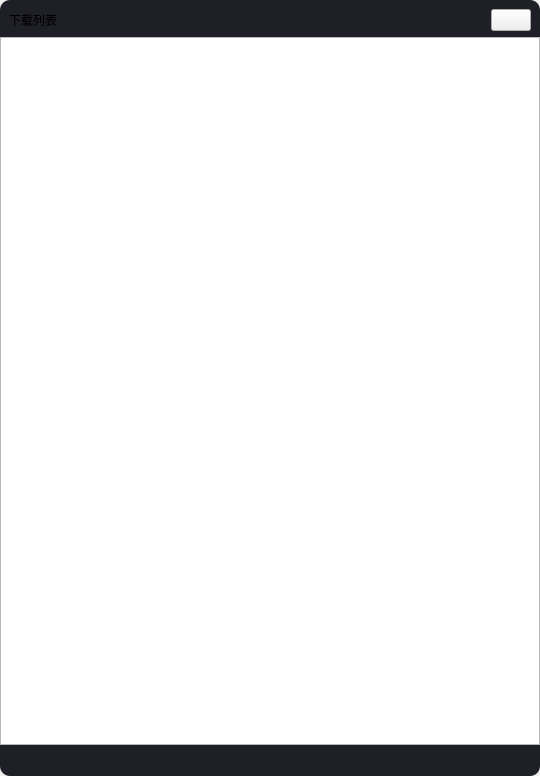
<?xml version="1.0" encoding="UTF-8"?>
<ui version="4.0">
 <class>DownloadViewPage</class>
 <widget class="QWidget" name="DownloadViewPage">
  <property name="geometry">
   <rect>
    <x>0</x>
    <y>0</y>
    <width>540</width>
    <height>776</height>
   </rect>
  </property>
  <property name="windowTitle">
   <string>DownloadViewPage</string>
  </property>
  <property name="windowOpacity">
   <double>1.000000000000000</double>
  </property>
  <property name="styleSheet">
   <string notr="true">#widgetBody{background-color:#1f1f27;border-radius: 10px;}
#label_3,#label_4{font-size: 12px;color: #999999;}</string>
  </property>
  <layout class="QVBoxLayout" name="verticalLayout_2">
   <property name="leftMargin">
    <number>0</number>
   </property>
   <property name="topMargin">
    <number>0</number>
   </property>
   <property name="rightMargin">
    <number>0</number>
   </property>
   <property name="bottomMargin">
    <number>0</number>
   </property>
   <item>
    <widget class="QWidget" name="widgetBody" native="true">
     <layout class="QVBoxLayout" name="verticalLayout_3">
      <property name="spacing">
       <number>6</number>
      </property>
      <property name="leftMargin">
       <number>0</number>
      </property>
      <property name="topMargin">
       <number>0</number>
      </property>
      <property name="rightMargin">
       <number>0</number>
      </property>
      <property name="bottomMargin">
       <number>25</number>
      </property>
      <item>
       <widget class="QWidget" name="widget_title" native="true">
        <layout class="QHBoxLayout" name="horizontalLayout_5">
         <property name="spacing">
          <number>6</number>
         </property>
         <property name="leftMargin">
          <number>9</number>
         </property>
         <property name="topMargin">
          <number>9</number>
         </property>
         <property name="rightMargin">
          <number>9</number>
         </property>
         <property name="bottomMargin">
          <number>0</number>
         </property>
         <item>
          <widget class="QLabel" name="label_title">
           <property name="text">
            <string>下载列表</string>
           </property>
          </widget>
         </item>
         <item>
          <spacer name="horizontalSpacer_2">
           <property name="orientation">
            <enum>Qt::Horizontal</enum>
           </property>
           <property name="sizeHint" stdset="0">
            <size>
             <width>40</width>
             <height>20</height>
            </size>
           </property>
          </spacer>
         </item>
         <item>
          <widget class="QPushButton" name="btnHide">
           <property name="text">
            <string/>
           </property>
          </widget>
         </item>
        </layout>
       </widget>
      </item>
      <item>
       <widget class="QWidget" name="widget_main" native="true">
        <layout class="QVBoxLayout" name="verticalLayout">
         <property name="leftMargin">
          <number>0</number>
         </property>
         <property name="topMargin">
          <number>0</number>
         </property>
         <property name="rightMargin">
          <number>0</number>
         </property>
         <property name="bottomMargin">
          <number>0</number>
         </property>
         <item>
          <widget class="DownloadListView" name="listview_download"/>
         </item>
        </layout>
       </widget>
      </item>
      <item>
       <widget class="PaginationCtrl" name="widget_page" native="true">
        <layout class="QHBoxLayout" name="horizontalLayout_4">
         <property name="spacing">
          <number>12</number>
         </property>
         <property name="leftMargin">
          <number>0</number>
         </property>
         <property name="topMargin">
          <number>0</number>
         </property>
         <property name="rightMargin">
          <number>0</number>
         </property>
         <property name="bottomMargin">
          <number>0</number>
         </property>
        </layout>
       </widget>
      </item>
     </layout>
    </widget>
   </item>
  </layout>
 </widget>
 <layoutdefault spacing="6" margin="11"/>
 <customwidgets>
  <customwidget>
   <class>PaginationCtrl</class>
   <extends>QWidget</extends>
   <header>paginationctrl.h</header>
   <container>1</container>
  </customwidget>
  <customwidget>
   <class>DownloadListView</class>
   <extends>QListView</extends>
   <header location="global">downloadlistview.h</header>
  </customwidget>
 </customwidgets>
 <resources/>
 <connections>
  <connection>
   <sender>btnHide</sender>
   <signal>clicked()</signal>
   <receiver>DownloadViewPage</receiver>
   <slot>hide()</slot>
   <hints>
    <hint type="sourcelabel">
     <x>514</x>
     <y>20</y>
    </hint>
    <hint type="destinationlabel">
     <x>269</x>
     <y>387</y>
    </hint>
   </hints>
  </connection>
 </connections>
</ui>
